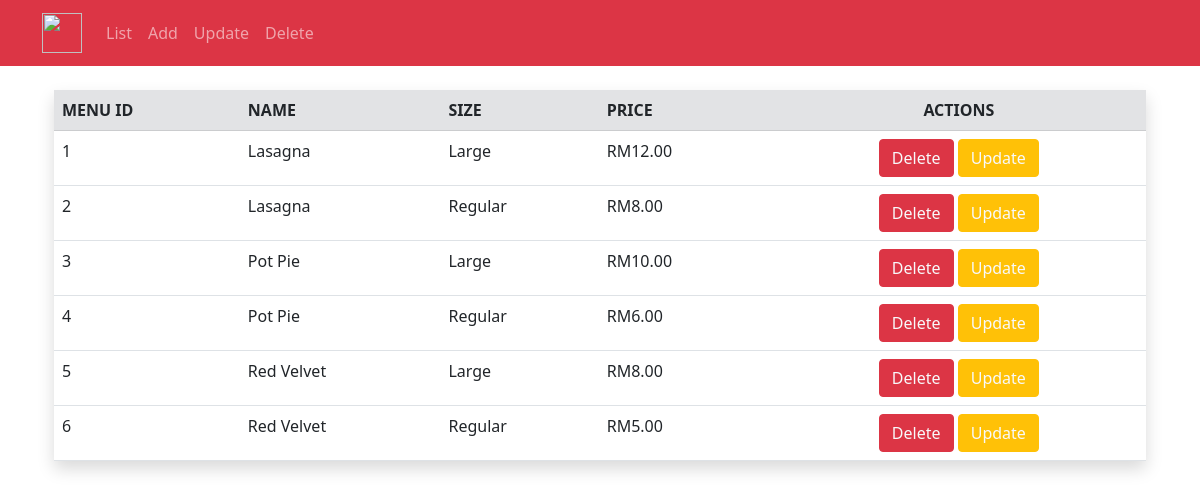
Page /menuList.php on the committed database.
### tables this page shows
CREATE TABLE `menu` (
  `menu_id` int(11) NOT NULL,
  `menu_name` varchar(50) NOT NULL,
  `menu_size` varchar(15) NOT NULL,
  `price` decimal(10,2) NOT NULL
);

### menuList.php (the view, shortened to what this page needs)
<?php
require_once 'header.php';
echo '<br>';
echo "<div class='container'>";
?>
<div class="container">
<table id="menu_class" class="table shadow lg p-3 mb-5 bg-white">
  <tr>
    <th class="table-secondary text-dark" >MENU ID</th>
    <th class="table-secondary text-dark" >NAME</th>
    <th class="table-secondary text-dark" >SIZE</th>
    <th class="table-secondary text-dark">PRICE</th>
    <th class="table-secondary text-dark text-center">ACTIONS</th>
  </tr>
<?php
$records = mysqli_query($conn, "SELECT * FROM menu");
while ($data = mysqli_fetch_array($records)) {
    ?>
  <tr>
    <td><?php echo $data['menu_id']; ?></td>
    <td><?php echo $data['menu_name']; ?></td>
    <td><?php echo $data['menu_size']; ?></td>
    <td>RM<?php echo $data['price']; ?></td>
	<td class="col text-center" ><a href="include/delete.inc.php?menu_id=<?php echo $data['menu_id']; ?>" class="text-light btn btn-danger">Delete</a>
  <a href="update.php?menu_id=<?php echo $data['menu_id'];  ?>" class="text-light btn btn-warning">Update</a></td>
  </tr>
<?php
}
?>
</table>
</div>
<?php require_once 'footer.php';
?>

### header.php (shortened to what this page needs)
<!DOCTYPE html>
<html>
<head>
	<link rel="stylesheet" href="https://cdn.jsdelivr.net/npm/bootstrap@5.0.0-beta1/dist/css/bootstrap.min.css">
</head>
<body>
<nav class="navbar navbar-expand-sm bg-danger navbar-dark">
  <div class="container">
  <a class="navbar-brand" href="index.php">
      <img src="img/chef.png" alt="" width="40" height="40" class="d-inline-block align-top">
  </a>
    <div class="collapse navbar-collapse" id="navbarNavAltMarkup">
      <div class="navbar-nav topnav-right">
        <a class="nav-link" href="menuList.php">List</a>
        <a class="nav-link" href="add.php">Add</a>
        <a class="nav-link" href="menuList.php">Update</a>
        <a class="nav-link" href="menuList.php">Delete</a>
      </div>
    </div>
  </div>
</nav>

### footer.php (shortened to what this page needs)
</div>
</body>
</html>

### rows in the picture
menu: menu_id "1", menu_name "Lasagna", menu_size "Large", price "12.00"
menu: menu_id "2", menu_name "Lasagna", menu_size "Regular", price "8.00"
menu: menu_id "3", menu_name "Pot Pie", menu_size "Large", price "10.00"
menu: menu_id "4", menu_name "Pot Pie", menu_size "Regular", price "6.00"
menu: menu_id "5", menu_name "Red Velvet", menu_size "Large", price "8.00"
menu: menu_id "6", menu_name "Red Velvet", menu_size "Regular", price "5.00"
